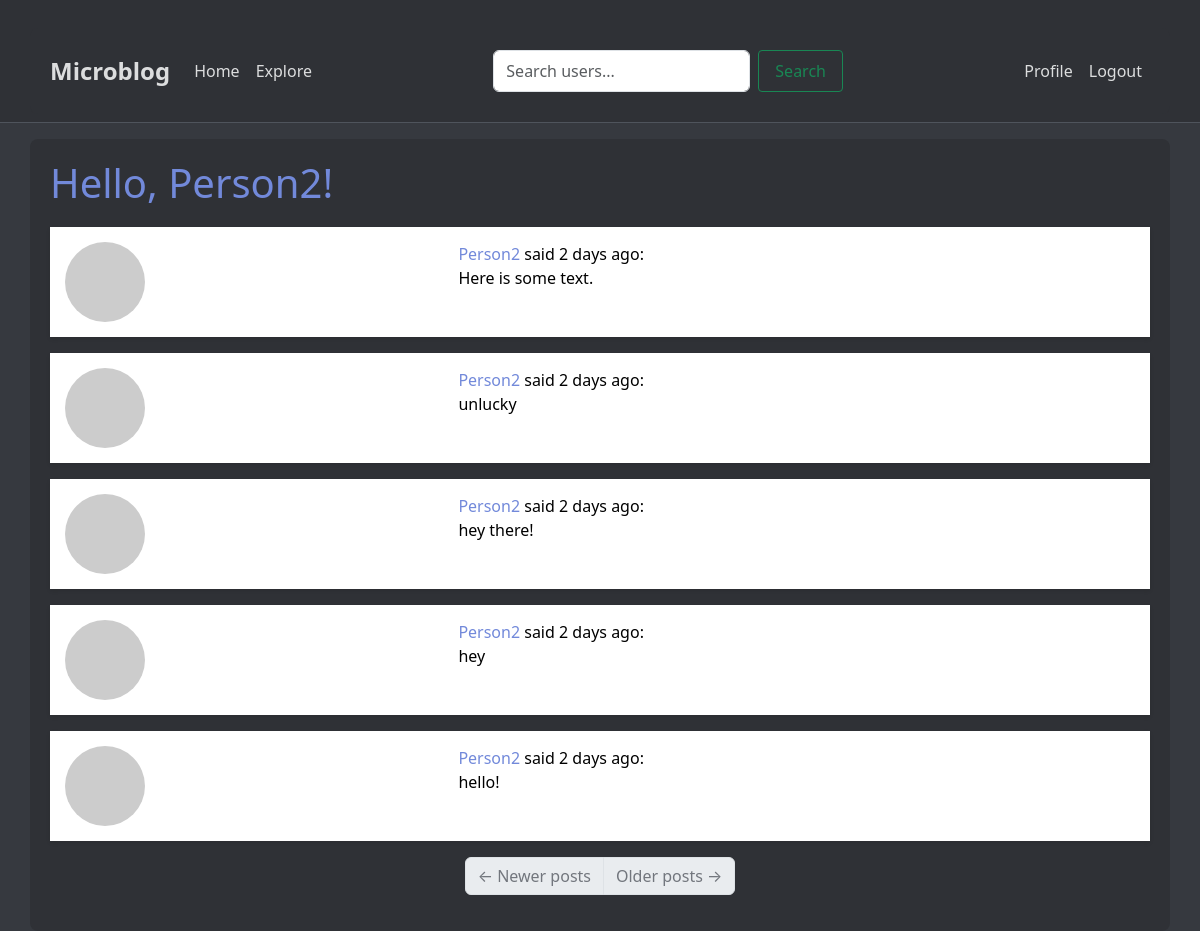
Page /explore (signed in) on the earlier database version.
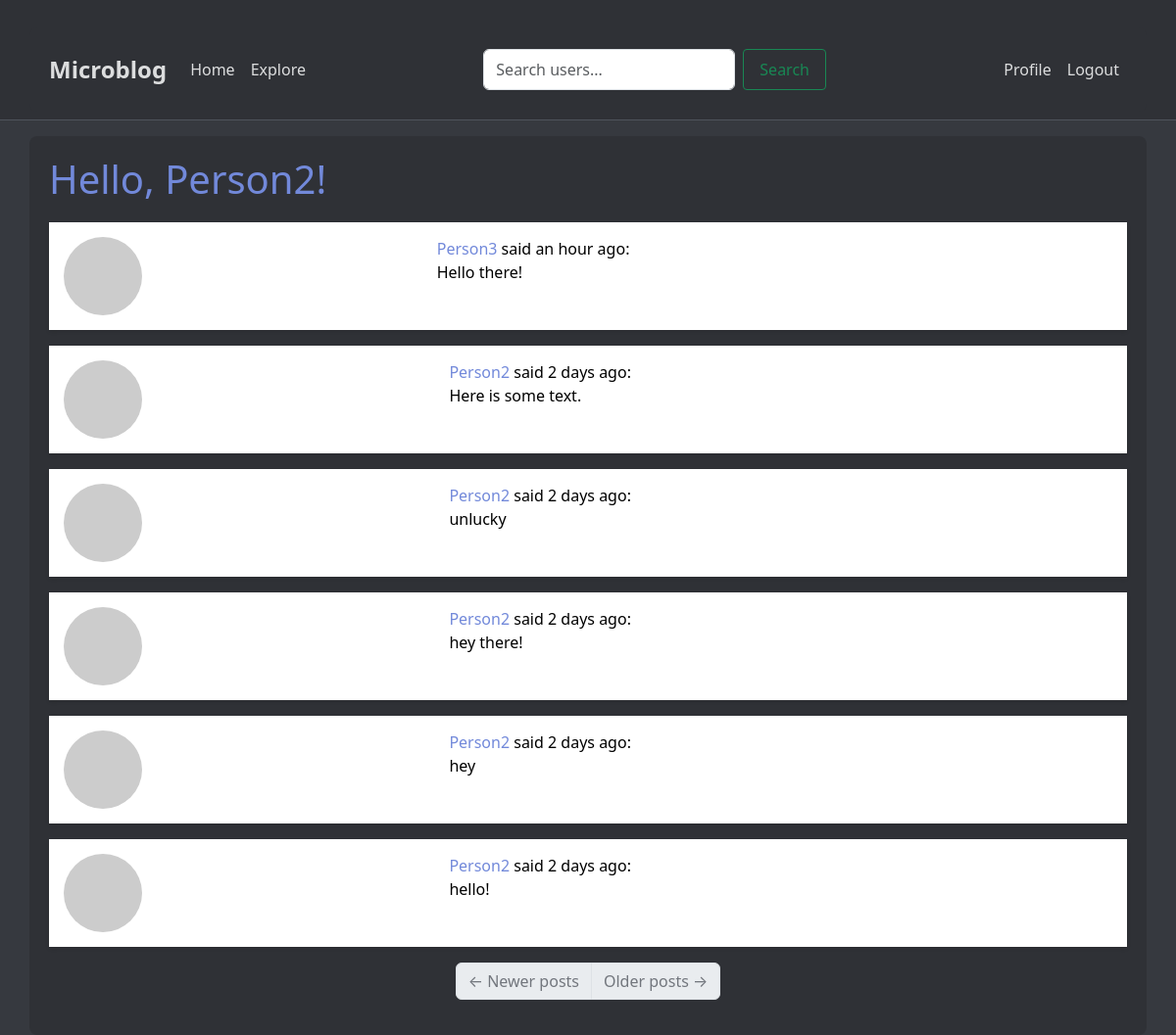
Same page on the later database version.
### app/models.py (models this page shows, shortened)
class Post(db.Model):
    id: so.Mapped[int] = so.mapped_column(primary_key=True)
    body: so.Mapped[str] = so.mapped_column(sa.String(140))
    timestamp: so.Mapped[datetime] = so.mapped_column(sa.DateTime, index=True, default=datetime.now(timezone.utc))
    user_id: so.Mapped[int] = so.mapped_column(sa.Integer, sa.ForeignKey('user.id'), index=True)
    author: so.Mapped[User] = so.relationship('User', back_populates='posts')

class User(UserMixin,db.Model):
    id: so.Mapped[int] = so.mapped_column(primary_key=True)
    username: so.Mapped[str] = so.mapped_column(sa.String(64), unique=True, index=True)
    email: so.Mapped[str] = so.mapped_column(sa.String(120), unique=True)
    password_hash: so.Mapped[str] = so.mapped_column(sa.String(128))
    posts: so.WriteOnlyMapped['Post'] = so.relationship('Post', back_populates='author')
    about_me: so.Mapped[Optional[str]] = so.mapped_column(sa.String(140))
    last_seen: so.Mapped[datetime] = so.mapped_column(default=lambda:datetime.now(timezone.utc))
    following: so.WriteOnlyMapped['User'] = so.relationship(
        secondary=followers, primaryjoin=(followers.c.follower_id == id),
        secondaryjoin=(followers.c.followed_id == id),
        back_populates='followers'
    )
    followers: so.WriteOnlyMapped['User'] = so.relationship(
        secondary=followers, primaryjoin=(followers.c.followed_id == id),
        secondaryjoin=(followers.c.follower_id == id),
        back_populates='following'
    )
    def avatar(self, size):
        digest = md5(self.email.lower().encode('utf-8')).hexdigest()
        return f'https://www.gravatar.com/avatar/{digest}?d=identicon&s={size}'

### app/routes.py (the view)
@app.route('/explore')
@login_required
def explore():
    page = request.args.get('page', 1, type=int)
    query = sa.select(Post).order_by(Post.timestamp.desc())
    posts = db.paginate(query, page = page,
                        per_page=app.config['POSTS_PER_PAGE'],
                        error_out=False)
    next_url = url_for('explore', page=posts.next_num) \
        if posts.has_next else None
    prev_url = url_for('explore', page=posts.prev_num) \
        if posts.has_prev else None
    return render_template('index.html', title='Explore', posts=posts.items, next_url=next_url, prev_url=prev_url)

### app/models.py (called while the page is built)
def load_user(id):
    return User.query.get(int(id))

### app/routes.py (called while the page is built)
@app.before_request
def before_request():
    if current_user.is_authenticated:
        current_user.last_seen = datetime.now(timezone.utc)
        db.session.commit()

### app/templates/index.html (shortened to what this page needs)
{% extends "base.html" %}
{% block content %}
<html>
        <head>
        </head>
        <body>
            <h1>Hello, {{ current_user.username }}!</h1>
            {% for post in posts %}
                {% include '_post.html' %}
            {% endfor %}
            <nav aria-label="Post navigation">
                <ul class="pagination">
                    <li class="page-item{% if not prev_url %} disabled{% endif %}">
                        <a class="page-link" href="{{ prev_url }}">
                            <span aria-hidden="true">&larr;</span> Newer posts
                        </a>
                    </li>
                    <li class="page-item{% if not next_url %} disabled{% endif %}">
                        <a class="page-link" href="{{ next_url }}">
                            Older posts <span aria-hidden="true">&rarr;</span>
                        </a>
                    </li>
                </ul>
            </nav>
        </body>
{% endblock %}

### app/templates/_post.html
<table class="table table-hover">
    <tr>
        <td width="70px">
            <a href="{{ url_for('user', username=post.author.username) }}">
                <img src="{{ post.author.avatar(70) }}" />
            </a>
        </td>
        <td>
            <a href="{{ url_for('user', username=post.author.username) }}">
                {{ post.author.username }}
            </a>
            said {{ moment(post.timestamp).fromNow() }}:
            <br>
            {{ post.body }}
        </td>
    </tr>
</table>

Differences in the rows shown:
added Post: author.username "Person3", timestamp "an hour ago", body "Hello there!"
